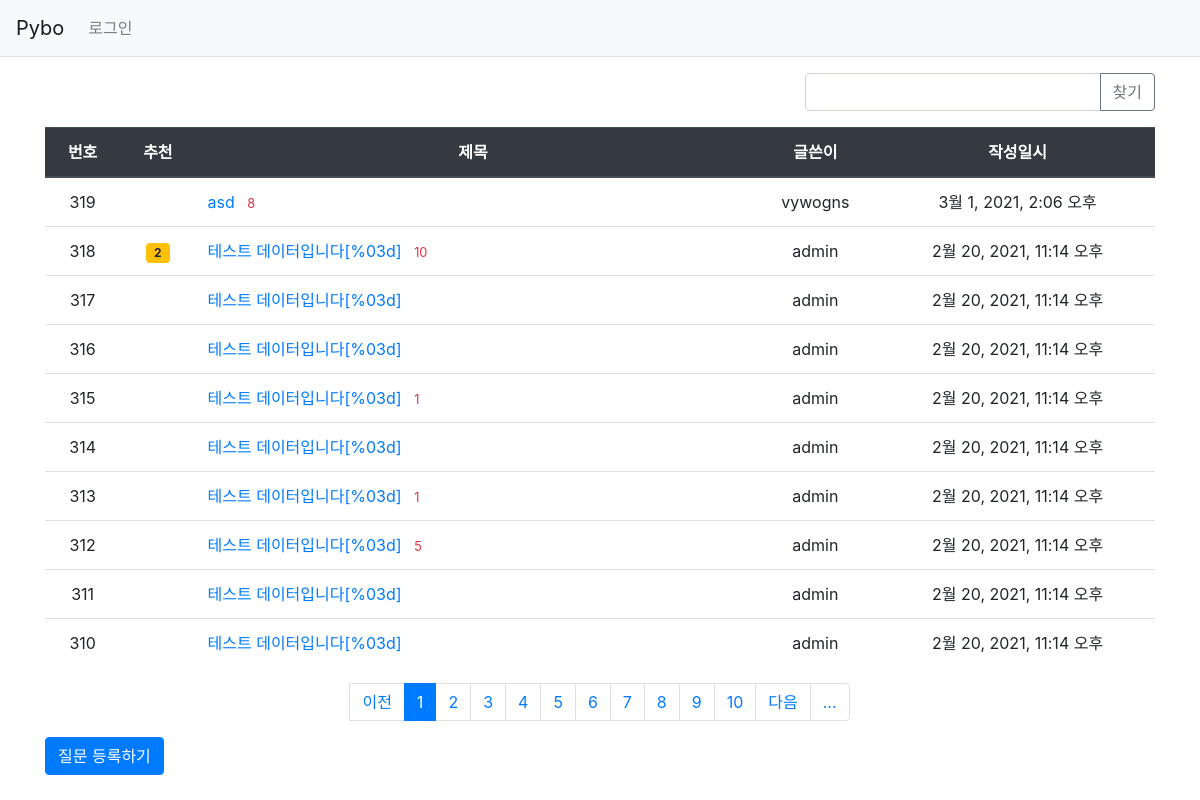
Screenshot of /pybo/ with the database file from the repository.
### pybo/models.py (models this page shows, shortened)
class Question(models.Model):
    author = models.ForeignKey(User, on_delete=models.CASCADE, related_name='author_question')
    modify_date = models.DateTimeField(null=True, blank=True)
    subject = models.CharField(max_length=200)
    content = models.TextField()
    create_date = models.DateTimeField()
    voter = models.ManyToManyField(User, related_name='voter_question')

### pybo/views/base_views.py (the view, shortened to what this page needs)
# urls.py: path('', base_views.index, name='index')
def index(request):
    page = request.GET.get('page','1')  #페이지 초깃값
    kw = request.GET.get('kw','')
    question_list = Question.objects.order_by('-create_date') #order_by('-a'):a를 역순으로 조회
    paginator = Paginator(question_list, 10) #페이지당 10개씩 보여주기
    page_obj = paginator.get_page(page)
    page_range = 10 # 페이지 범위 지정 1~10
    current_block = math.ceil(int(page)/page_range) #해당페이지의 블럭
    start_block = (current_block - 1) * page_range
    end_block = start_block + page_range
    p_range = paginator.page_range[start_block:end_block]
    end_page = math.ceil(page_obj.paginator.count / page_range)
    context = {
        'question_list' : page_obj,
        'p_range' : p_range,
        'end_page' : end_page,
        'page': page,
        'kw': kw,
    }
    return render(request, 'pybo/question_list.html', context) # render 화면 출력

### pybo/templatetags/pybo_filter.py (called while the page is built)
@register.filter
def sub(value, arg):
    return value - arg

### templates/pybo/question_list.html (shortened to what this page needs)
{% extends 'base.html' %}
{% load pybo_filter %}
{% block content %}
<div class = "container my-3">
    <div class="row justify-content-end my-3">
        <div class="col-4 input-group">
            <input type="text" class="form-control kw" value="{{ kw|default_if_none:'' }}">
            <div class="input-group-append">
                <button class="btn btn-outline-secondary" type="button" id="btn_search">찾기</button>
            </div>
        </div>
    </div>
    <table class ="table">
        <thead>
        <tr class="text-center thead-dark">
            <th>번호</th>
            <th>추천</th>
            <th style="width:50%">제목</th>
            <th>글쓴이</th>
            <th>작성일시</th>
        </tr>
        </thead>
        <tbody>
        {% if question_list %}
        {% for question in question_list %}
        <tr class="text-center">
            <td>{{ question_list.paginator.count|sub:question_list.start_index|sub:forloop.counter0|add:1 }}</td>
            <td>
                {% if question.voter.all.count > 0 %}
                <span class="badge badge-warning px-2 py-1">{{question.voter.count}}</span>
                {% endif %}
            </td>
            <td class="text-left">
                <a href="{% url 'pybo:detail' question.id %}">
                {{ question.subject }}
                {% if question.answer_set.count > 0 %}
                <span class="text-danger small ml-2">
                    {{ question.answer_set.count }}
                </span>
                {% endif %}
                </a>
            </td>
            <td>{{ question.author.username }}</td>
            <td>{{ question.create_date }}</td>
        </tr>
        {% endfor %}
        {% else %}
        <tr>
            <td colspan="3">질문이 없습니다.</td>
        </tr>
        {% endif %}
        </tbody>
    </table>
    <ul class="pagination justify-content-center">
        {% if question_list.has_previous %}
        <li class="page-item">
            <a class="page-link"
               data-page="{{ question_list.previous_page_number }} "href="#">
                이전
            </a>
        </li>
        {% else %}
        <li class="page-item-disabled">
            <a class="page-link" tabindex="-1" aria-disabled="true" href="#">
                이전
            </a>
        </li>
        {% endif %}
        {% for page_number in p_range %}
            {% if page_number == question_list.number %}
            <li class="page-item active" aria-current="page">
                <a class="page-link" data-page="{{ page_number }}" href="#">
                    {{ page_number }}
                </a>
            </li>
            {% else %}
            <li class="page-item">
                <a class="page-link" data-page="{{ page_number }}" href="#">
                    {{ page_number }}
                </a>
            </li>
            {% endif %}
        {% endfor %}
        {% if question_list.has_next %}
        <li class="page-item">
            <a class="page-link"
               data-page="{{ question_list.next_page_number }}"
                href="#">
                다음
            </a>
        </li>
        {% else %}
        <li class="page-item-disabled">
            <a class="page-link" tabindex="-1" aria-disabled="true" href="#">
                다음
            </a>
        </li>
        {% endif %}
        {% if question_list.has_next %}
        <li class="page-item">
            <a class="page-link"
                href="?page={{ end_page }}">
                ...
            </a>
        </li>
        {% endif %}
    </ul>
    <a href="{% url 'pybo:question_create' %}" class="btn btn-primary">
        질문 등록하기
    </a>
</div>
{% endblock %}

### templates/base.html (shortened to what this page needs)
{% load static %}
<!doctype html>
<html lang="ok">
<head>
    <link rel="stylesheet" type="text/css" href="{% static 'bootstrap.min.css' %}">
    <link rel="stylesheet" type="text/css" href="{% static 'style.css' %}">
</head>
<body>
{% include "navbar.html" %}
{% block content %}
{% endblock %}
</body>
</html>

### templates/navbar.html (shortened to what this page needs)
<nav class="navbar navbar-expand-lg navbar-light bg-light border-bottom">
    <a class="navbar-brand" href="{% url 'pybo:index' %}">Pybo</a>
    <div class="collapse navbar-collapse flex-grow-0" id="navbarNav">
        <ul class="navbar-nav">
            <li class="nav-item">
                {% if user.is_authenticated %}
                <a class="nav-link" href="{% url 'common:logout' %}">{{ user.username }}(로그아웃)</a>
                {% else %}
                <a class="nav-link" href="{% url 'common:login' %}">로그인</a>
                {% endif %}
            </li>
        </ul>
    </div>
</nav>

### rows the page displays
Question: paginator.count|sub "319", subject "asd", answer_set.count "8", author.username "vywogns", create_date "3월 1, 2021, 2:06 오후"
Question: paginator.count|sub "318", voter.count "2", subject "테스트 데이터입니다[%03d]", answer_set.count "10", author.username "admin", create_date "2월 20, 2021, 11:14 오후"
Question: paginator.count|sub "317", subject "테스트 데이터입니다[%03d]", author.username "admin", create_date "2월 20, 2021, 11:14 오후"
Question: paginator.count|sub "316", subject "테스트 데이터입니다[%03d]", author.username "admin", create_date "2월 20, 2021, 11:14 오후"
Question: paginator.count|sub "315", subject "테스트 데이터입니다[%03d]", answer_set.count "1", author.username "admin", create_date "2월 20, 2021, 11:14 오후"
Question: paginator.count|sub "314", subject "테스트 데이터입니다[%03d]", author.username "admin", create_date "2월 20, 2021, 11:14 오후"
Question: paginator.count|sub "313", subject "테스트 데이터입니다[%03d]", answer_set.count "1", author.username "admin", create_date "2월 20, 2021, 11:14 오후"
Question: paginator.count|sub "312", subject "테스트 데이터입니다[%03d]", answer_set.count "5", author.username "admin", create_date "2월 20, 2021, 11:14 오후"
Question: paginator.count|sub "311", subject "테스트 데이터입니다[%03d]", author.username "admin", create_date "2월 20, 2021, 11:14 오후"
Question: paginator.count|sub "310", subject "테스트 데이터입니다[%03d]", author.username "admin", create_date "2월 20, 2021, 11:14 오후"

### other values shown
{{ page_number }} "1"
{{ page_number }} "2" "3" "4" "5" "6" "7" "8" "9" "10"
